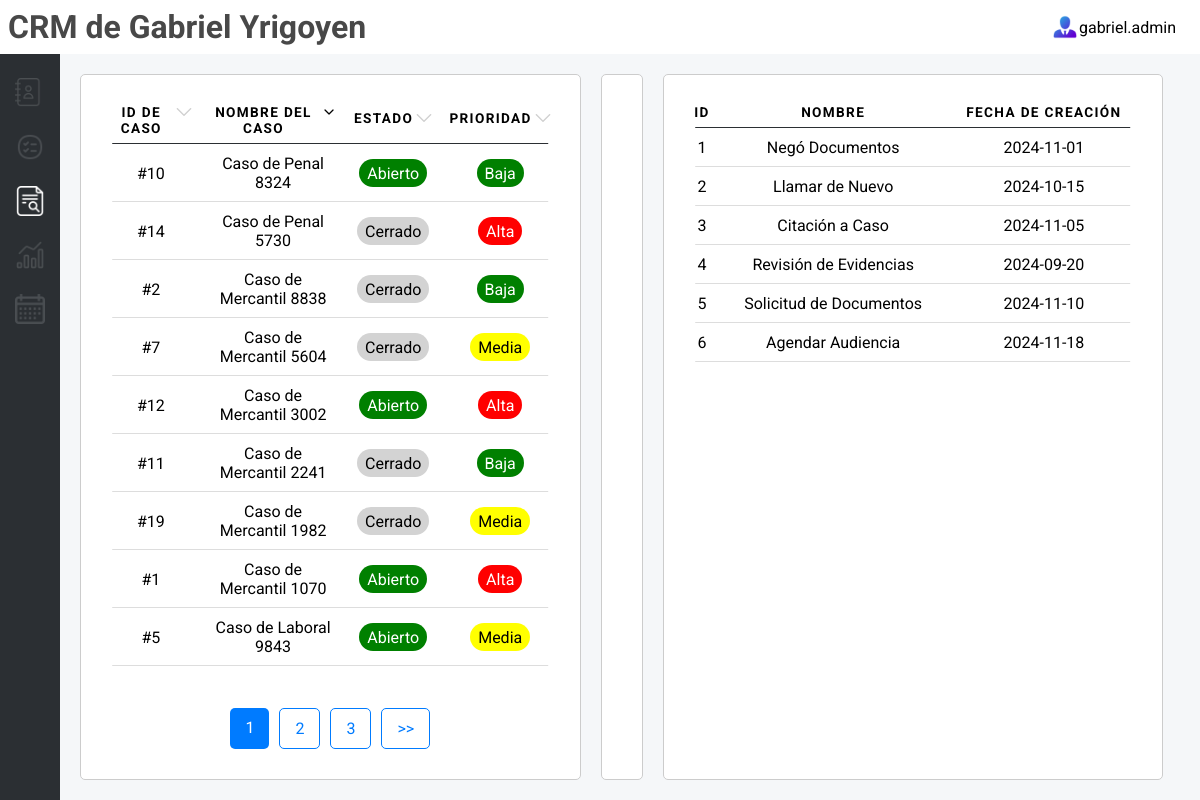
The page /cases/page/1/nombre_caso/desc on the database its author committed.
### tables this page shows
CREATE TABLE casos (
    id INTEGER PRIMARY KEY AUTOINCREMENT,
    id_cliente INTEGER NOT NULL,
    nombre_caso TEXT NOT NULL,
    tipo_caso TEXT NOT NULL,
    estado BOOLEAN NOT NULL DEFAULT 1, -- 1: Abierto, 0: Cerrado
    prioridad INTEGER NOT NULL DEFAULT 2, -- 1: Alta, 2: Media, 3: Baja
    id_abogado INTEGER,
    id_asistente INTEGER,
    fecha_creacion TEXT NOT NULL,
    fecha_deadline TEXT NOT NULL,
    id_documentos INTEGER,
    FOREIGN KEY (id_cliente) REFERENCES clientes (id),
    FOREIGN KEY (id_abogado) REFERENCES abogados (id),
    FOREIGN KEY (id_asistente) REFERENCES asistentes (id)
    );

### app.py (the view)
@app.route('/cases', defaults={'page': 1, 'order_by': 'nombre_caso', 'order_direction': 'asc'})
@app.route('/cases/page/<int:page>/<order_by>/<order_direction>')
def cases(page, order_by, order_direction):
    message = "Casos"
    per_page = 9  # Número de registros por página
    offset = (page - 1) * per_page  # Calcular el desplazamiento para la paginación
    casos = get_records('casos', order_by=order_by, order_direction=order_direction, limit=per_page, offset=offset)
    total_records = get_total_records('casos')
    total_pages = (total_records + per_page - 1) // per_page  # Redondeo hacia arriba
    return render_template(
        "cases.html",
        casos=casos,
        current_page=page,
        total_pages=total_pages,
        message=message,
        order_by=order_by,
        order_direction=order_direction
    )

### db_connection.py (called while the page is built)
def conectar():
    try:
        print("Conexión exitosa a la base de datos")
        return sqlite3.connect('crm_law_firm.db')
    except sqlite3.Error as e:
        print(f"Error al conectar a la base de datos: {e}")
        return None

def get_total_records(table_name):
    conn = conectar()
    cursor = conn.cursor()
    query = f"SELECT COUNT(*) FROM {table_name}"
    cursor.execute(query)
    total_records = cursor.fetchone()[0]
    conn.close()
    return total_records

def get_records(table_name, order_by, order_direction='asc', limit=10, offset=0):
    conn = conectar()
    cursor = conn.cursor()
    if order_direction not in ['asc', 'desc']:
        order_direction = 'asc'
    query = f"SELECT * FROM {table_name} ORDER BY {order_by} {order_direction} LIMIT ? OFFSET ?"
    cursor.execute(query, (limit, offset))
    records = cursor.fetchall()
    conn.close()
    return records

### templates/cases.html (shortened to what this page needs)
{% include 'header.html' %}
<div id="cases">
    <div class="case-list">
        <table>
            <thead>
                <tr>
                    <th><span>ID de Caso<a
                                href="/cases/page/{{ current_page }}/id/{{ 'desc' if order_direction == 'asc' else 'asc' }}">
                                <img class="filter" src="{{ url_for('static', filename='up.png') if order_direction == 'asc' and order_by == 'id' else (url_for('static', filename='down.png') if order_direction == 'desc' and order_by == 'id' else url_for('static', filename='arrow-grey.png')) }}
                        " alt="Orden">
                            </a>
                        </span>
                    </th>
                    <th><span>Nombre del Caso<a
                                href="/cases/page/{{ current_page }}/nombre_caso/{{ 'desc' if order_direction == 'asc' else 'asc' }}">
                                <img class="filter" src="{{ url_for('static', filename='up.png') if order_direction == 'asc' and order_by == 'nombre_caso' else (url_for('static', filename='down.png') if order_direction == 'desc' and order_by == 'nombre_caso' else url_for('static', filename='arrow-grey.png')) }}
                    " alt="Orden">
                            </a>
                        </span>
                    </th>
                    <th><span>Estado<a
                            href="/cases/page/{{ current_page }}/estado/{{ 'desc' if order_direction == 'asc' else 'asc' }}">
                            <img class="filter" src="{{ url_for('static', filename='up.png') if order_direction == 'asc' and order_by == 'estado' else (url_for('static', filename='down.png') if order_direction == 'desc' and order_by == 'estado' else url_for('static', filename='arrow-grey.png')) }}
                    " alt="Orden">
                        </a>
                    </span>
                    </th>
                    <th><span>Prioridad<a
                            href="/cases/page/{{ current_page }}/prioridad/{{ 'desc' if order_direction == 'asc' else 'asc' }}">
                            <img class="filter" src="{{ url_for('static', filename='up.png') if order_direction == 'asc' and order_by == 'prioridad' else (url_for('static', filename='down.png') if order_direction == 'desc' and order_by == 'prioridad' else url_for('static', filename='arrow-grey.png')) }}
                " alt="Orden">
                        </a>
                    </span>
                    </th>
                </tr>
            </thead>
            <tbody>
                {% for caso in casos %}
                <tr class="clickable-case" data-id="{{ caso[0] }}" data-nombre="{{ caso[2] }}"
                    data-estado="{% if caso[4] == 1 %}Abierto{% else %}Cerrado{% endif %}"
                    data-prioridad="{{ caso[5] }}" data-abogado="{{ caso[6] }}" data-cliente="{{ caso[7] }}"
                    data-tipo="{{ caso[3] }}" data-creacion="{{ caso[8] }}">
                    <td data-label="ID de Caso">#{{ caso[0] }}</td>
                    <td data-label="Nombre del Caso">{{ caso[2] }}</td>
                    <td data-label="Estado">
                        <span class="estado {% if caso[4] == 1 %}verde{% else %}gris{% endif %}">
                            {% if caso[4] == 1 %}Abierto{% else %}Cerrado{% endif %}
                        </span>
                    </td>
                    <td data-label="Prioridad">
                        <span
                            class="estado {% if caso[5] == 1 %}rojo{% elif caso[5] == 2 %}amarillo{% else %}verde{% endif %}">
                            {% if caso[5] == 1 %}
                            Alta
                            {% elif caso[5] == 2 %}
                            Media
                            {% elif caso[5] == 3 %}
                            Baja
                            {% endif %}
                        </span>
                    </td>
                </tr>
                {% endfor %}
            </tbody>
        </table>
        <section class="pagination">
                 {% for page in range(1, total_pages + 1) %} <a
                    href="/cases/page/{{ page }}/{{ order_by }}/{{ order_direction }}"
                    class="{% if page == current_page %}active{% endif %}">
                    {{ page }}
            </a>
            {% endfor %}
            {% if current_page < total_pages %} <a
                href="/cases/page/{{ current_page + 1 }}/{{ order_by }}/{{ order_direction }}">>>
                </a>
                {% endif %}
        </section>
    </div>
    <div class="case-details">
    </div>
    <div class="notes-section">
        <table>
            <thead>
                <tr>
                    <th>ID</th>
                    <th>Nombre</th>
                    <th>Fecha de Creación</th>
                </tr>
            </thead>
            <tbody>
                <tr>
                    <td>1</td>
                    <td>Negó Documentos</td>
                    <td>2024-11-01</td>
                </tr>
                <tr>
                    <td>2</td>
                    <td>Llamar de Nuevo</td>
                    <td>2024-10-15</td>
                </tr>
                <tr>
                    <td>3</td>
                    <td>Citación a Caso</td>
                    <td>2024-11-05</td>
                </tr>
                <tr>
                    <td>4</td>
                    <td>Revisión de Evidencias</td>
                    <td>2024-09-20</td>
                </tr>
                <tr>
                    <td>5</td>
                    <td>Solicitud de Documentos</td>
                    <td>2024-11-10</td>
                </tr>
                <tr>
                    <td>6</td>
                    <td>Agendar Audiencia</td>
                    <td>2024-11-18</td>
                </tr>
            </tbody>
        </table>
    </div>
</div>
{% include 'footer.html' %}

### static/style.css (style rules this page uses)
body { background-color: #F5F7F9; font-family: "Roboto", sans-serif; height: 100vh; margin: 0; display: flex; flex-direction: column; }
a { text-decoration: none; }
th span { display: flex; justify-content: center; }
th span img { padding-left: 0.2rem; }
.estado { margin-top: 0.6rem; padding: 0.3rem 0.5rem; border-radius: 1rem; color: white; }
.gris { background-color: #D3D3D3; color: black; }
.rojo { background-color: red; }
.verde { background-color: green; }
.amarillo { background-color: yellow; color: black; }
.filter { height: 1rem; width: auto; }
table { border-collapse: collapse; margin: 0; padding: 0; width: 100%; }
table tr { position: relative; }
table tr::before { content: ''; position: absolute; bottom: 0; left: 50%; width: 95%; height: 1.5px; background-color: #ddd; transform: translateX(-50%); }
table th, table td { padding: .625em; text-align: center; }
table th { font-size: .85em; letter-spacing: .1em; text-transform: uppercase; }
.pagination { margin-top: auto; justify-self: flex-end; display: flex; padding: 10px; }
.pagination a { padding: 10px 15px; margin: 0 5px; text-decoration: none; color: #007bff; border: 1px solid #007bff; border-radius: 5px; transition: background-color 0.3s; }
.pagination a.active { background-color: #007bff; color: white; border: none; }
*, *:before, *:after { -moz-box-sizing: border-box; -webkit-box-sizing: border-box; box-sizing: border-box; }
table thead tr::before { background-color: #2b2f33; }

### static/calendar.css (style rules this page uses)
*, *:before, *:after { -moz-box-sizing: border-box; -webkit-box-sizing: border-box; box-sizing: border-box; }

### static/cases.css (style rules this page uses)
#cases { display: flex; width: 95%; margin: 20px; gap: 20px; }
.case-list, .case-details, .notes-section { background-color: white; border: 1px solid #ccc; padding: 20px; border-radius: 5px; }
.case-list { display: flex; flex-direction: column; align-items: center; flex: 2; overflow-x: auto; }
.case-details { display: flex; flex-direction: column; gap: 15px; }
.notes-section { flex: 2; overflow-x: auto; }

### rows shown on the page
casos: id "10", nombre_caso "Caso de Penal 8324", estado "Abierto", prioridad "Baja"
casos: id "14", nombre_caso "Caso de Penal 5730", estado "Cerrado", prioridad "Alta"
casos: id "2", nombre_caso "Caso de Mercantil 8838", estado "Cerrado", prioridad "Baja"
casos: id "7", nombre_caso "Caso de Mercantil 5604", estado "Cerrado", prioridad "Media"
casos: id "12", nombre_caso "Caso de Mercantil 3002", estado "Abierto", prioridad "Alta"
casos: id "11", nombre_caso "Caso de Mercantil 2241", estado "Cerrado", prioridad "Baja"
casos: id "19", nombre_caso "Caso de Mercantil 1982", estado "Cerrado", prioridad "Media"
casos: id "1", nombre_caso "Caso de Mercantil 1070", estado "Abierto", prioridad "Alta"
casos: id "5", nombre_caso "Caso de Laboral 9843", estado "Abierto", prioridad "Media"

### other values the page prints
{{ page }} "1" "2" "3"
